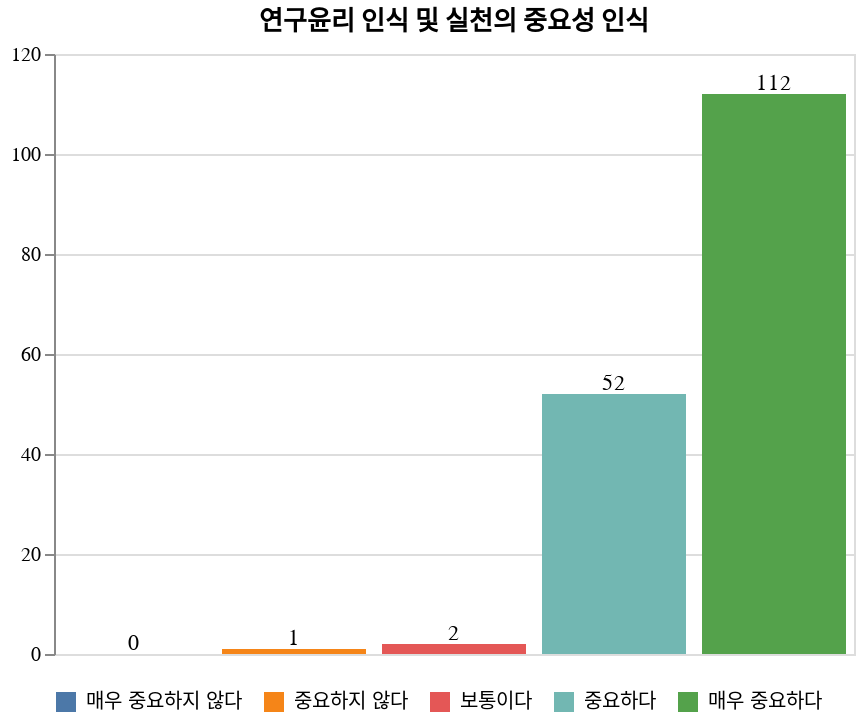

Notebook source saved alongside this figure:
### Code cell
# 
# 가. 연구자의 연구윤리 인식과 실천의 중요성 인식 
# Research ethic recognition
# 
title = "연구윤리 인식 및 실천의 중요성 인식"

# 1) counting
rer_value_counts = df.select(pl.col("Q1").value_counts().cast(pl.Int64)).unnest("Q1")

# 2) add zero count to 1
add_null = pl.DataFrame({
    "Q1": [1],
    "count": [0]
})
rer_value_counts = rer_value_counts.extend(add_null).sort("Q1")

# 3) replace value
rer_value_counts = rer_value_counts.with_columns(
    Q1 = pl.col("Q1").replace_strict(MAP_IMPORTANCE),
)

rer_value_counts = rer_value_counts.with_columns(
    pct = pl.col("count") / pl.col("count").sum() * 100
)
print(rer_value_counts)
rer_value_counts.write_csv("figure/2/가_연구윤리_인식_및_실천의_중요성_인식.csv")

# 
# plot
# 
bar = draw_bar_plot(rer_value_counts, "Q1:N", "count:Q", title, MAP_IMPORTANCE)
bar.show()
bar.save("figure/2/가_연구윤리_인식_및_실천의_중요성_인식.svg")

### Figure 1 — Vega-Lite specification as saved in the notebook (floating-point values rounded to 4 significant figures)
{"config": {"view": {"continuousWidth": 300, "continuousHeight": 300}}, "layer": [{"mark": {"type": "bar"}, "encoding": {"color": {"field": "Q1", "legend": {"direction": "horizontal", "orient": "bottom"}, "sort": ["매우 중요하지 않다", "중요하지 않다", "보통이다", "중요하다", "매우 중요하다"], "title": null, "type": "nominal"}, "tooltip": [], "x": {"axis": null, "field": "Q1", "sort": ["매우 중요하지 않다", "중요하지 않다", "보통이다", "중요하다", "매우 중요하다"], "title": "연구윤리 인식 및 실천의 중요성 인식", "type": "nominal"}, "y": {"field": "count", "title": null, "type": "quantitative"}}, "name": "view_95", "title": "연구윤리 인식 및 실천의 중요성 인식"}, {"mark": {"type": "text", "align": "center", "baseline": "bottom"}, "encoding": {"color": {"value": "black"}, "text": {"field": "count", "type": "quantitative"}, "tooltip": [], "x": {"field": "Q1", "sort": ["매우 중요하지 않다", "중요하지 않다", "보통이다", "중요하다", "매우 중요하다"], "type": "nominal"}, "y": {"field": "count", "type": "quantitative"}}, "title": "연구윤리 인식 및 실천의 중요성 인식"}], "data": {"name": "data-19ae762135ac7ebada02bf01993a8ff6"}, "params": [{"name": "param_201", "select": {"type": "interval", "encodings": ["x", "y"]}, "bind": "scales", "views": ["view_95"]}], "width": 400, "$schema": "https://vega.github.io/schema/vega-lite/v5.20.1.json", "datasets": {"data-19ae762135ac7ebada02bf01993a8ff6": [{"Q1": "매우 중요하지 않다", "count": 0, "pct": 0.0}, {"Q1": "중요하지 않다", "count": 1, "pct": 0.5988}, {"Q1": "보통이다", "count": 2, "pct": 1.198}, {"Q1": "중요하다", "count": 52, "pct": 31.14}, {"Q1": "매우 중요하다", "count": 112, "pct": 67.07}]}}
